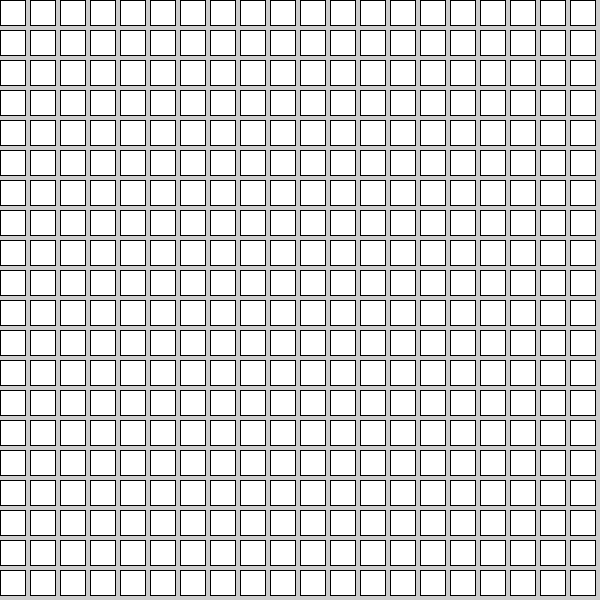
Frame 1 (no input)
Frame 60 (the mouse pressed at the canvas centre just before this capture): identical to frame 1, image omitted
Frame 120 (the mouse held since frame 60 and released just before this capture): identical to frame 1, image omitted

The Processing sketch that drew this single still picture (run headless with seeded random() and noise(); from frame 60 on, the mouse is pressed at the canvas centre):

// Processing sketch: midterm_04_design_errors
// ── midterm_04_design_errors.pde
// QUESTION 4 -
// this is currently drawing an angled line of rectangles - it should draw a square grid.

void setup() {
  size(600, 600);
}

void draw() {
  for (int i = 0; i < 600; i+=30) {
    for (int j = 0; j < 600; j+=30) {
      rect(i , j, 25, 25);
    }
  }
}
